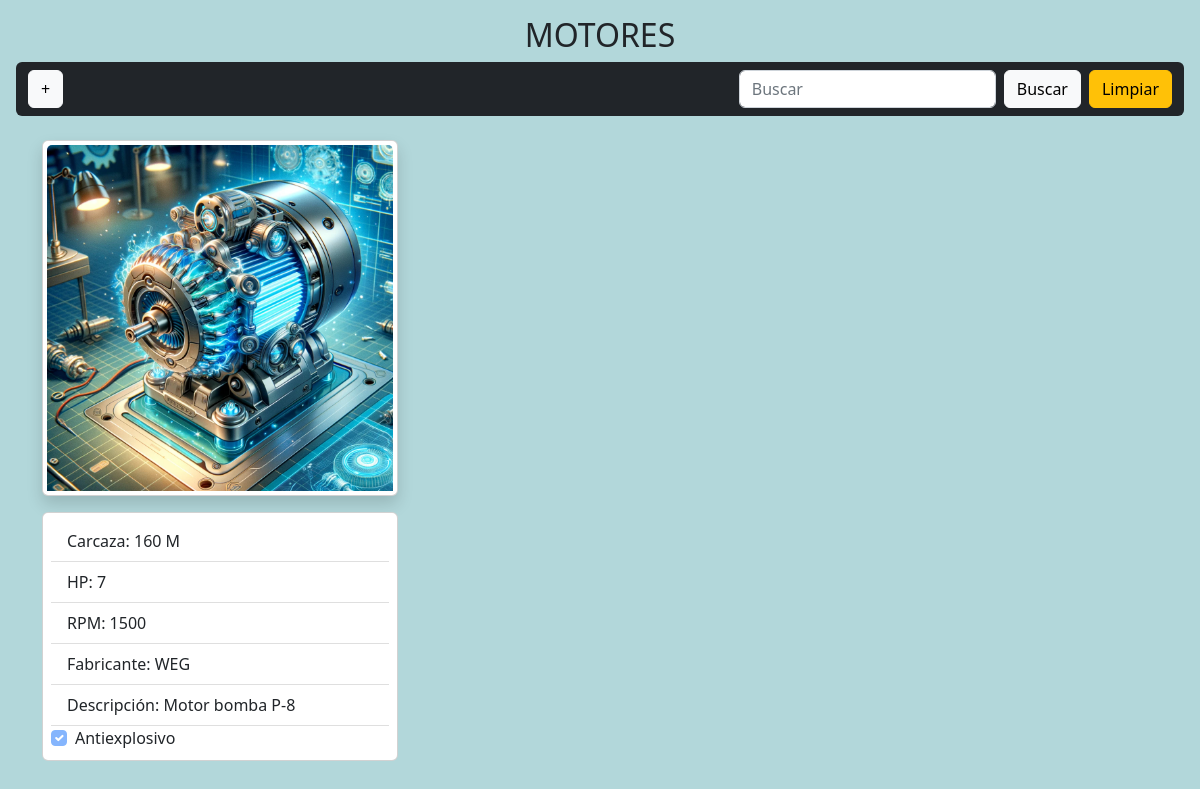
The page /motors/motors/ on the database as committed earlier.
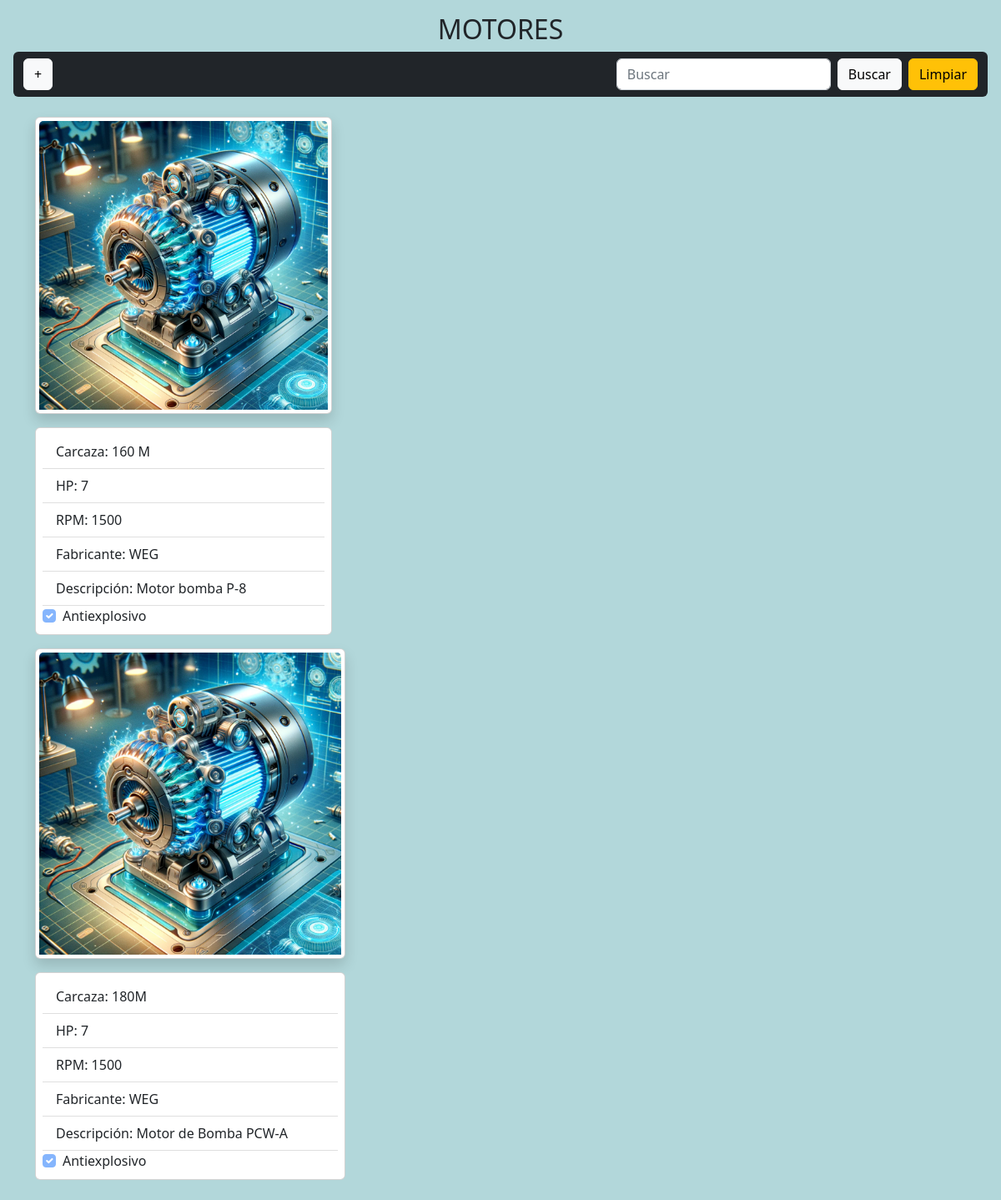
The same page on the database as committed later.
### motors/models.py (models this page shows, shortened)
class Motor(models.Model):
    pump = models.ForeignKey(Pumps, on_delete=models.CASCADE)
    brand = models.CharField(max_length=100, blank=True)
    hp = models.PositiveIntegerField(
        blank=True, null=True, help_text="HP"
    )
    rpm = models.PositiveIntegerField(
         blank=True, null=True, help_text="RPM"
    )
    quiver = models.CharField(max_length=100, blank=True)
    antiexplosive = models.BooleanField(default=False)
    description = models.TextField(blank=True)
    image = models.ImageField(
        default='motores/default/electric_motor.png',
        upload_to='motores',
        verbose_name='Imagen de motor',
        blank=True
    )
    class Meta:
        verbose_name = "Motor"
        verbose_name_plural = "Motores"

### motors/views.py (the view)
# urls.py: path('motors/', views.motors, name='motors'),
def motors(request):
    motors_list = Motor.objects.all()
    context = {'title': 'Motores', 'motors_list': motors_list}
    return render(request, 'motors/motors.html', context)

### templates/motors/motors.html (shortened to what this page needs)
{% extends 'base.html' %}
{% block content %}
{% include 'nav.html' %}
<section class="mt-4 mb-4">
    <div class="container">
        <div class="row">
            {% for motor in motors_list %}
                <div class="col-12 col-md-6 col-lg-4 mb-3">
                    <div class="card shadow p-1" style="width: 100%;">
                        <img src="{{ motor.image.url }}" class="card-img-top" alt="{{ motor.image.url }}" style="cursor: pointer;" data-bs-toggle="modal" data-bs-target="#imagenModal">
                    </div>
                    <div class="card mt-3" style="width: 100%;">
                        <ul class="list-group list-group-flush m-2">
                            <li class="list-group-item">Carcaza: {{ motor.quiver }}</li>
                            <li class="list-group-item">HP: {{ motor.hp }}</li>
                            <li class="list-group-item">RPM: {{ motor.rpm }}</li>
                            <li class="list-group-item">Fabricante: {{ motor.brand }}</li>
                            <li class="list-group-item">Descripción: {{ motor.description }}</li>
                            <div class="form-group">
                                <div class="form-check form-check-inline">
                                    <label class="form-check-label mr-2" for="antiexplosive">Antiexplosivo</label>
                                    <input type="checkbox" class="form-check-input" id="antiexplosive" {% if motor.antiexplosive %}checked{% endif %} disabled>
                                </div>
                            </div>
                        </ul>
                    </div>
                </div>
            </div>
            {% endfor %}
        </div>
</section>
{% endblock %}

Rows that differ between the two databases and show on the page:
added Motor: image (picture), quiver "180M", hp "7", rpm "1500", brand "WEG", description "Motor de Bomba PCW-A", antiexplosive "☑"
